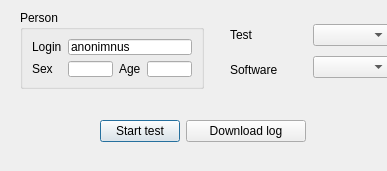
<?xml version="1.0" encoding="UTF-8"?>
<ui version="4.0">
 <class>add_log</class>
 <widget class="QDialog" name="add_log">
  <property name="geometry">
   <rect>
    <x>0</x>
    <y>0</y>
    <width>387</width>
    <height>171</height>
   </rect>
  </property>
  <property name="windowTitle">
   <string>Add log</string>
  </property>
  <widget class="QGroupBox" name="groupBox">
   <property name="geometry">
    <rect>
     <x>20</x>
     <y>10</y>
     <width>184</width>
     <height>79</height>
    </rect>
   </property>
   <property name="title">
    <string>Person</string>
   </property>
   <layout class="QGridLayout" name="gridLayout">
    <item row="0" column="0">
     <widget class="QLabel" name="label">
      <property name="text">
       <string>Login</string>
      </property>
     </widget>
    </item>
    <item row="0" column="1" colspan="3">
     <widget class="QLineEdit" name="login">
      <property name="text">
       <string>anonimnus</string>
      </property>
     </widget>
    </item>
    <item row="1" column="0">
     <widget class="QLabel" name="label_2">
      <property name="text">
       <string>Sex</string>
      </property>
     </widget>
    </item>
    <item row="1" column="2">
     <widget class="QLabel" name="label_3">
      <property name="text">
       <string>Age</string>
      </property>
     </widget>
    </item>
    <item row="1" column="3">
     <widget class="QLineEdit" name="age"/>
    </item>
    <item row="1" column="1">
     <widget class="QLineEdit" name="sex">
      <property name="maxLength">
       <number>1</number>
      </property>
     </widget>
    </item>
   </layout>
  </widget>
  <widget class="QWidget" name="layoutWidget">
   <property name="geometry">
    <rect>
     <x>230</x>
     <y>20</y>
     <width>160</width>
     <height>64</height>
    </rect>
   </property>
   <layout class="QHBoxLayout" name="horizontalLayout">
    <item>
     <layout class="QVBoxLayout" name="verticalLayout">
      <item>
       <widget class="QLabel" name="label_4">
        <property name="text">
         <string>Test</string>
        </property>
       </widget>
      </item>
      <item>
       <widget class="QLabel" name="label_5">
        <property name="text">
         <string>Software</string>
        </property>
       </widget>
      </item>
     </layout>
    </item>
    <item>
     <layout class="QVBoxLayout" name="verticalLayout_2">
      <item>
       <widget class="QComboBox" name="test_id"/>
      </item>
      <item>
       <widget class="QComboBox" name="software_id"/>
      </item>
     </layout>
    </item>
   </layout>
  </widget>
  <widget class="QWidget" name="layoutWidget">
   <property name="geometry">
    <rect>
     <x>100</x>
     <y>120</y>
     <width>206</width>
     <height>29</height>
    </rect>
   </property>
   <layout class="QFormLayout" name="formLayout">
    <item row="0" column="0">
     <widget class="QPushButton" name="startTest">
      <property name="text">
       <string>Start test</string>
      </property>
     </widget>
    </item>
    <item row="0" column="1">
     <widget class="QPushButton" name="download">
      <property name="text">
       <string>Download log</string>
      </property>
     </widget>
    </item>
   </layout>
  </widget>
 </widget>
 <resources/>
 <connections/>
</ui>
